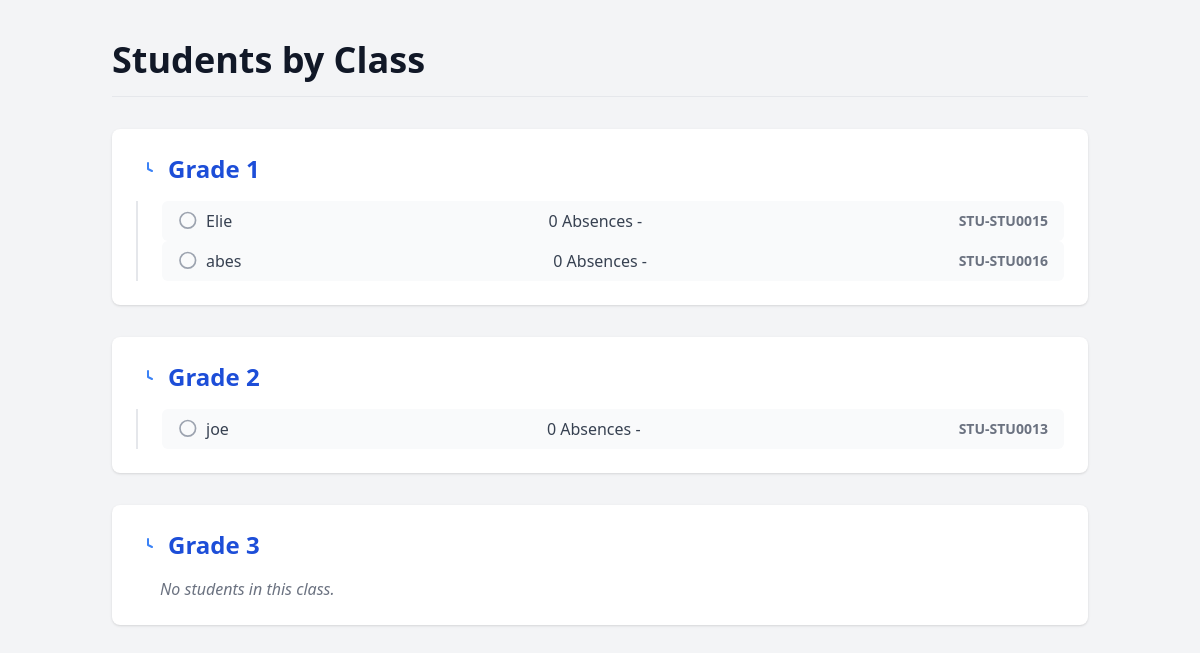
/students/by-class/ (signed in), run on an earlier commit of the app's database.
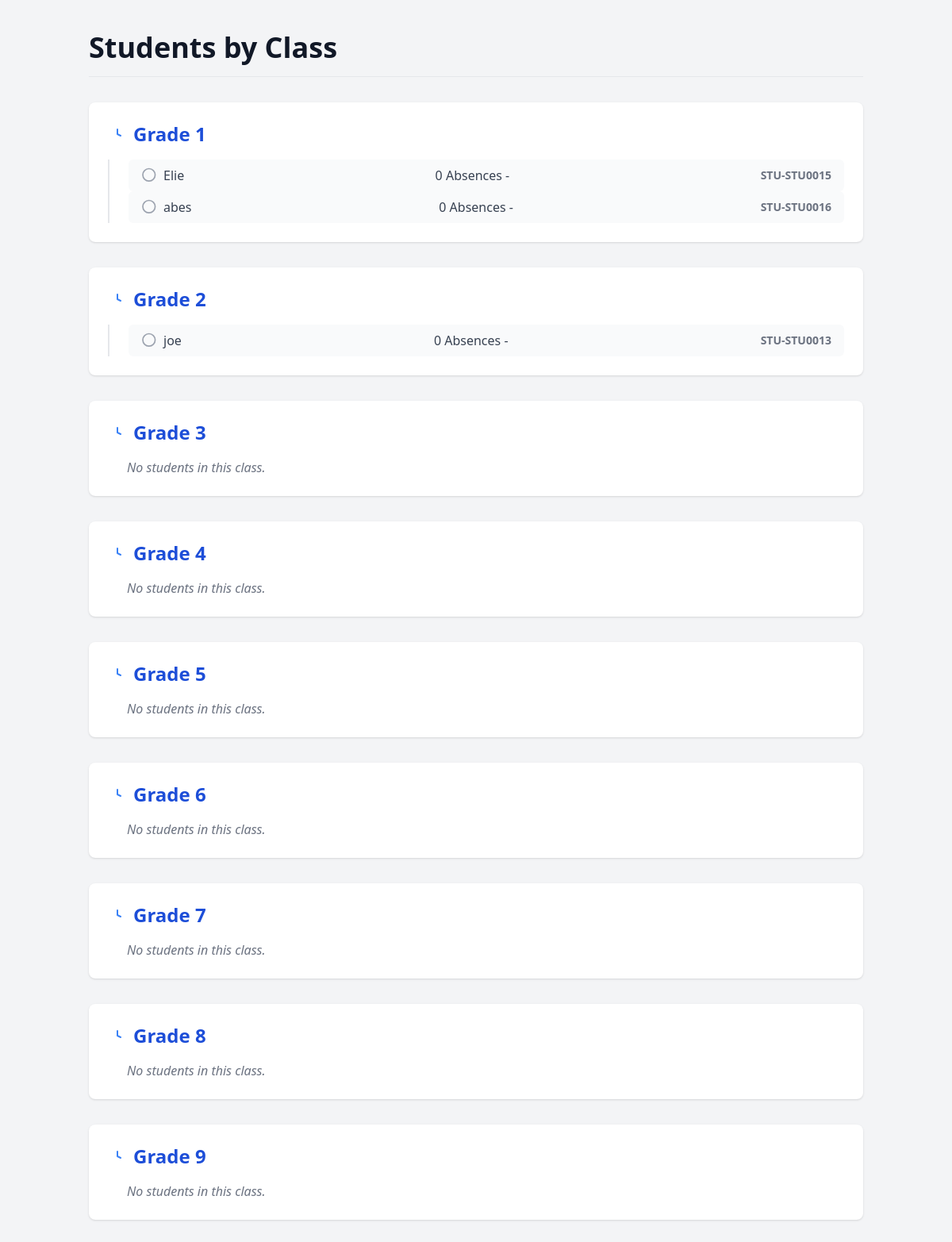
And on a later commit of the database.
### classes/models.py (models this page shows, shortened)
class Class(models.Model):
    name = models.CharField(max_length=100)
    description = models.TextField(blank=True, null=True)
    schedule_image = models.ImageField(upload_to='class_schedules/', blank=True, null=True)
    created_at = models.DateTimeField(auto_now_add=True)
    updated_at = models.DateTimeField(auto_now=True)
    class Meta:
        verbose_name = 'Class'
        verbose_name_plural = 'Classes'

### users/models.py (models this page shows, shortened)
class BaseProfile(models.Model):
    user = models.OneToOneField(User, on_delete=models.CASCADE, related_name='%(class)s_profile')
    bio = models.TextField(blank=True, verbose_name="Biography")
    avatar = models.ImageField(upload_to='avatars/', blank=True, null=True, verbose_name="Profile Picture")
    date_of_birth = models.DateField(blank=True, null=True, verbose_name="Date of Birth")
    gender = models.CharField(max_length=10, choices=[
        ('male', 'Male'),
        ('female', 'Female'),
        ('other', 'Other')
    ], blank=True)
    phone_number = models.CharField(max_length=20, blank=True, verbose_name="Phone Number")
    address = models.TextField(blank=True, verbose_name="Home Address")
    city = models.CharField(max_length=100, blank=True)
    country = models.CharField(max_length=100, blank=True, default="Lebanon")
    is_active = models.BooleanField(default=True, verbose_name="Active Status")
    created_at = models.DateTimeField(auto_now_add=True, verbose_name="Created At")
    updated_at = models.DateTimeField(auto_now=True, verbose_name="Last Updated")
    class Meta:
        abstract = True

class StudentProfile(BaseProfile):
    student_id = models.CharField(max_length=20, verbose_name="Student ID",null=True,blank=True)
    class_level = models.ForeignKey(Class, on_delete=models.SET_NULL, null=True, blank=True, verbose_name="Class Level",related_name="students")
    enrollment_date = models.DateField(default=timezone.now, verbose_name="Enrollment Date")
    expected_graduation_year = models.PositiveIntegerField(blank=True, null=True, verbose_name="Expected Graduation Year")
    parent_name = models.CharField(max_length=100, verbose_name="Parent/Guardian Name",null=True, blank=True)
    parent_email = models.EmailField(verbose_name="Parent/Guardian Email",null=True, blank=True)
    parent_phone = models.CharField(max_length=20, verbose_name="Parent/Guardian Phone",null=True, blank=True)
    parent_occupation = models.CharField(max_length=100, verbose_name="Parent Occupation",null=True, blank=True)
    absence_value = models.PositiveIntegerField(default=0, verbose_name="Total Absences",null=True, blank=True)
    medical_conditions = models.TextField(blank=True, verbose_name="Medical Conditions")
    allergies = models.TextField(blank=True, verbose_name="Allergies")
    medication = models.TextField(blank=True, verbose_name="Current Medications")
    emergency_contact_name = models.CharField(max_length=100, verbose_name="Emergency Contact Name",null=True, blank=True)
    emergency_contact_phone = models.CharField(max_length=20, verbose_name="Emergency Contact Phone",null=True, blank=True)
    attendance_rate = models.DecimalField(max_digits=5, decimal_places=2, default=100.00, verbose_name="Attendance Rate %")
    class Meta:
        verbose_name = "Student Profile"
        verbose_name_plural = "Student Profiles"
        ordering = ['class_level', 'student_id']
    @property
    def display_id(self):
        return f"STU-{self.student_id}"

### users/decorators.py (the view)
    def _wrapped_view(request, *args, **kwargs):
        user = request.user
        if not user.is_authenticated:
            return redirect('login')
        if user.is_staff or user.is_superuser:
            return view_func(request, *args, **kwargs)
        if hasattr(user, 'teacherprofile_profile'):
            return view_func(request, *args, **kwargs)
        raise PermissionDenied("You are not allowed to access this page.")

### core/views.py (called while the page is built)
@teacher_or_admin_required
def students_by_class(request):
    classes = Class.objects.prefetch_related('students').all()
    return render(request, 'students/students_by_class.html', {
        'classes': classes
    })

### templates/students/students_by_class.html (shortened to what this page needs)
<!DOCTYPE html>
<html lang="en">
<head>
  <script src="https://cdn.tailwindcss.com"></script>
</head>
<body class="bg-gray-100 text-gray-800">
  <div class="container mx-auto px-6 py-10">
    <h1 class="text-4xl font-bold text-gray-900 mb-8 border-b pb-4">
      Students by Class
    </h1>
    {% if classes %}
      <div class="space-y-8">
        {% for class in classes %}
          <div class="bg-white shadow rounded-lg p-6">
            <h2 class="text-2xl font-semibold text-blue-700 mb-4 flex items-center">
              <svg class="w-6 h-6 text-blue-500 mr-2" fill="none" stroke="currentColor" stroke-width="2"
                   viewBox="0 0 24 24">
                <path stroke-linecap="round" stroke-linejoin="round"
                      d="M12 6v6l4 2"></path>
              </svg>
              {{ class.name }}
            </h2>
            {% if class.students.all %}
              <ul class="space-y-2 pl-6 border-l-2 border-gray-200">
                {% for student in class.students.all %}
                <a href="{% url 'manage_absence' student.id %}">
                  <li class="flex items-center justify-between bg-gray-50 px-4 py-2 rounded-md hover:bg-blue-50 transition-colors duration-200">
                    <div class="flex items-center space-x-2">
                      <svg class="w-5 h-5 text-gray-400" fill="none" stroke="currentColor" stroke-width="2"
                           viewBox="0 0 24 24">
                        <path stroke-linecap="round" stroke-linejoin="round"
                              d="M5.121 17.804A9 9 0 1118.364 4.56a9 9 0 01-13.243 13.243z"></path>
                      </svg>
                      <span class="text-gray-700 font-medium">
                        {{ student.user.get_full_name|default:student.user.username }}
                      </span>
                    </div>
                    <span class="text-gray-700 font-medium">
                        {{student.absence_value}} Absences -
                      </span>
                    <span class="text-sm text-gray-500 font-semibold">
                      {{ student.display_id }}
                    </span>
                  </li>
                </a>
                {% endfor %}
              </ul>
            {% else %}
              <p class="text-gray-500 italic pl-6">No students in this class.</p>
            {% endif %}
          </div>
        {% endfor %}
      </div>
    {% else %}
      <p class="text-gray-600 text-center mt-10">No classes available.</p>
    {% endif %}
  </div>
</body>
</html>

What changed in the data, as far as the page shows it:
added Class: name "Grade 4", shows "No students in this class."
added Class: name "Grade 5", shows "No students in this class."
added Class: name "Grade 6", shows "No students in this class."
added Class: name "Grade 7", shows "No students in this class."
added Class: name "Grade 8", shows "No students in this class."
added Class: name "Grade 9", shows "No students in this class."
